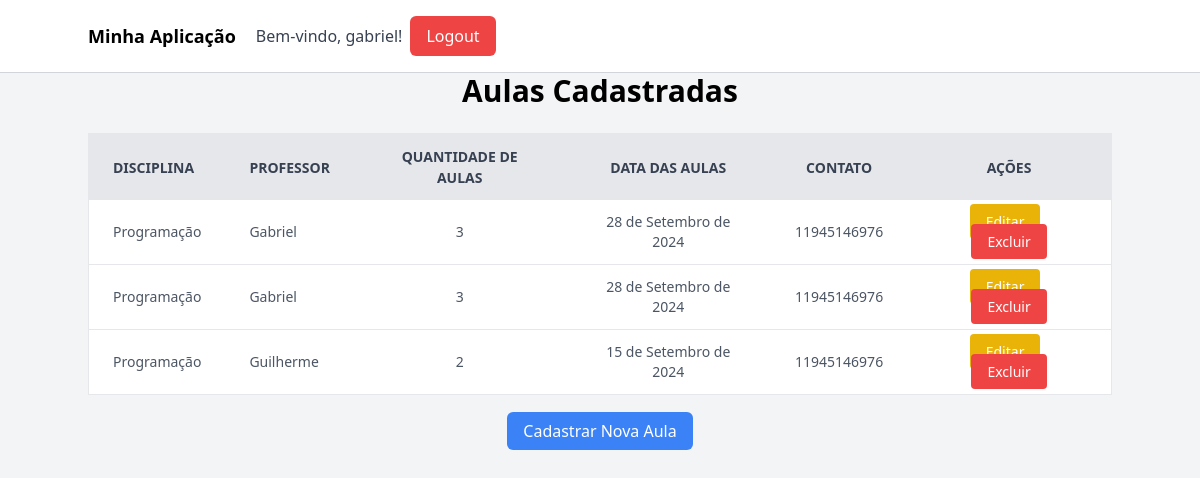
Page /aulas/ (signed in) on the earlier database version.
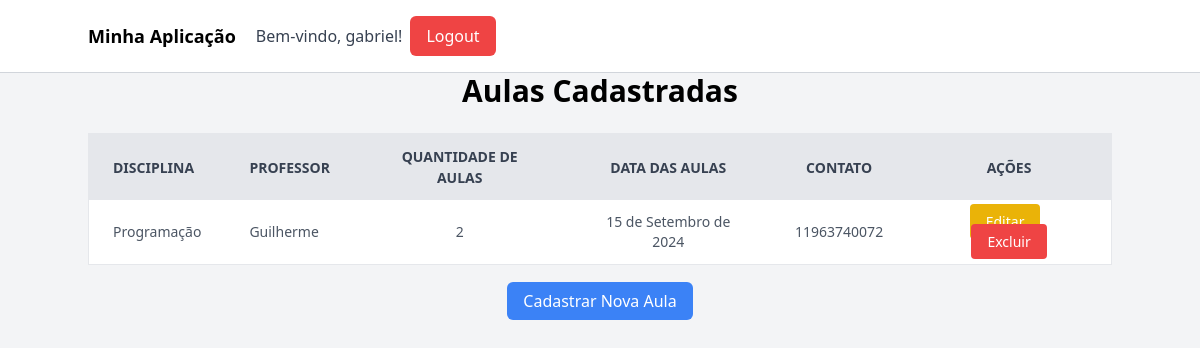
Same page on the later database version.
### formulario_professores/models.py (models this page shows, shortened)
class Aula(models.Model):
    usuario = models.ForeignKey(User, on_delete=models.CASCADE)
    disciplina = models.CharField(max_length=100)
    quantidade_aulas = models.IntegerField()
    data_aulas = models.DateField()
    professor = models.CharField(max_length=100)
    contato = models.CharField(max_length=20)
    dias_antes = models.IntegerField(default=3, help_text="Quantos dias antes você deseja ser avisado?")
    mensagem_notificacao = models.TextField(blank=True, help_text="Mensagem personalizada para a notificação.")

### formulario_professores/views.py (the view)
# urls.py: path('aulas/', views.listar_aulas, name='listar_aulas'),
@login_required
def listar_aulas(request):
    aulas = Aula.objects.filter(usuario=request.user)
    return render(request, 'listar.html', {'aulas': aulas})

### formulario_professores/templates/listar.html (shortened to what this page needs)
{% extends 'base.html' %}
{% block conteudo %}
    <nav class="bg-white border-b border-gray-300 p-4">
        <div class="container mx-auto flex items-center">
            <div class="flex items-center space-x-5">
                <a href="/" class="text-black text-lg font-bold">Minha Aplicação</a>
                {% if user.is_authenticated %}
                    <span class="text-gray-700">Bem-vindo, {{ user.username }}!</span>
                {% endif %}
            </div>
            <div class="ml-2">
                {% if user.is_authenticated %}
                    <form method="POST" action="{% url 'logout' %}">
                        <button type="submit" class="bg-red-500 text-white py-2 px-4 rounded-md hover:bg-red-600">
                            Logout
                        </button>
                    </form>
                {% else %}
                    <a href="{% url 'login' %}" class="bg-blue-500 text-white py-2 px-4 rounded-md hover:bg-blue-600">
                        Login
                    </a>
                {% endif %}
            </div>
        </div>
    </nav>
    <div class="container mx-auto">
        <h1 class="text-3xl font-bold text-center mb-6">Aulas Cadastradas</h1>
        <div class="overflow-x-auto">
            <table class="min-w-full bg-white border border-gray-200">
                <thead>
                    <tr class="bg-gray-200 text-gray-700 uppercase text-sm leading-normal">
                        <th class="py-3 px-6 text-left">Disciplina</th>
                        <th class="py-3 px-6 text-left">Professor</th>
                        <th class="py-3 px-6 text-center">Quantidade de Aulas</th>
                        <th class="py-3 px-6 text-center">Data das Aulas</th>
                        <th class="py-3 px-6 text-center">Contato</th>
                        <th class="py-3 px-6 text-center">Ações</th>
                    </tr>
                </thead>
                <tbody class="text-gray-600 text-sm">
                    {% for aula in aulas %}
                    <tr class="border-b border-gray-200 hover:bg-gray-100">
                        <td class="py-3 px-6 text-left whitespace-nowrap">{{ aula.disciplina }}</td>
                        <td class="py-3 px-6 text-left">{{ aula.professor }}</td>
                        <td class="py-3 px-6 text-center">{{ aula.quantidade_aulas }}</td>
                        <td class="py-3 px-6 text-center">{{ aula.data_aulas }}</td>
                        <td class="py-3 px-6 text-center">{{ aula.contato }}</td>
                        <td class="py-3 px-6 text-center">
                            <a href="{% url 'editar_aula' aula.id %}" class="bg-yellow-500 text-white px-4 py-2 rounded hover:bg-yellow-600 mr-2">Editar</a>
                            <a href="{% url 'excluir_aula' aula.id %}" class="bg-red-500 text-white px-4 py-2 rounded hover:bg-red-600">Excluir</a>
                        </td>
                    </tr>
                    {% empty %}
                    <tr>
                        <td colspan="6" class="py-3 px-6 text-center text-gray-500">Nenhuma aula cadastrada.</td>
                    </tr>
                    {% endfor %}
                </tbody>
            </table>
        </div>
        <div class="text-center mt-6">
            <a href="{% url 'cadastrar_aula' %}" class="bg-blue-500 text-white py-2 px-4 rounded-md hover:bg-blue-600">Cadastrar Nova Aula</a>
        </div>
    </div>
{% endblock %}

### formulario_professores/templates/base.html (shortened to what this page needs)
{% load static %}
<!DOCTYPE html>
<html lang="en">
<head>
    {% load static %}
    <link rel="stylesheet" href="{% static 'css/output.css' %}" type="text/css">
</head>
<body class="bg-gray-100 min-h-screen">
    {% block conteudo %}{% endblock %}
</body>
</html>

Differences in the rows shown:
removed Aula: disciplina "Programação", professor "Gabriel", quantidade_aulas "3", data_aulas "28 de Setembro de 2024", contato "11945146976"
removed Aula: disciplina "Programação", professor "Gabriel", quantidade_aulas "3", data_aulas "28 de Setembro de 2024", contato "11945146976"
removed Aula: disciplina "Programação", professor "Guilherme", quantidade_aulas "2", data_aulas "15 de Setembro de 2024", contato "11945146976"
added Aula: disciplina "Programação", professor "Guilherme", quantidade_aulas "2", data_aulas "15 de Setembro de 2024", contato "11963740072"
